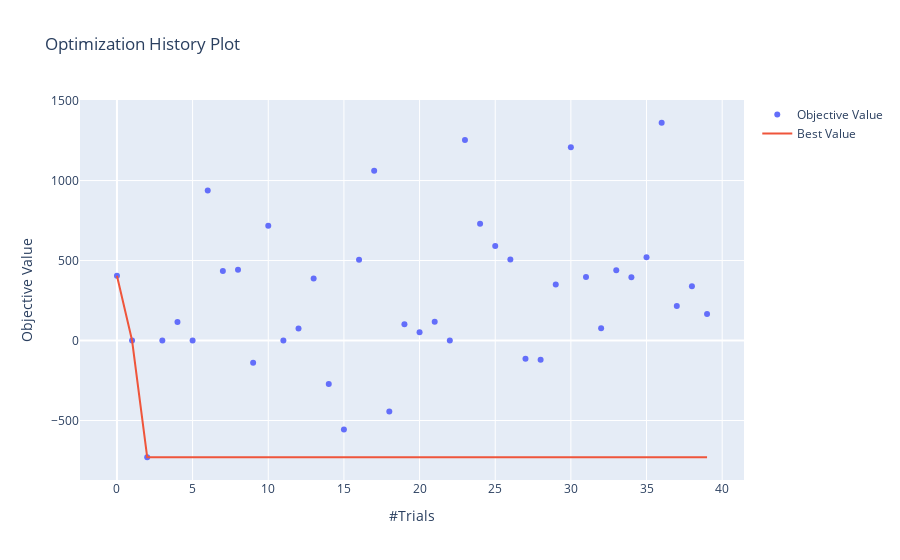

Write notebook code for a chart like this one.
### Code cell
optuna.visualization.plot_optimization_history(study_ppo2_lstm_test)

### Figure 1 — Plotly figure (JSON) as saved in the notebook; plotly's stock layout.template omitted (floating-point values rounded to 4 significant figures)
{"data": [{"mode": "markers", "name": "Objective Value", "type": "scatter", "x": [0, 1, 2, 3, 4, 5, 6, 7, 8, 9, 10, 11, 12, 13, 14, 15, 16, 17, 18, 19, 20, 21, 22, 23, 24, 25, 26, 27, 28, 29, 30, 31, 32, 33, 34, 35, 36, 37, 38, 39], "y": [405.1, 0, -729.6, 0, 115.6, 0, 938.3, 434.3, 442.5, -138.3, 717.1, 0, 74.92, 387.2, -272.3, -556.8, 505.5, 1061.0, -443.1, 101.1, 51.79, 117.2, 0, 1253.0, 729.5, 590.2, 506.7, -113.8, -120.0, 350.3, 1208.0, 397.7, 76.0, 439.6, 395.9, 520.5, 1361.0, 215.1, 339.3, 166.3]}, {"name": "Best Value", "type": "scatter", "x": [0, 1, 2, 3, 4, 5, 6, 7, 8, 9, 10, 11, 12, 13, 14, 15, 16, 17, 18, 19, 20, 21, 22, 23, 24, 25, 26, 27, 28, 29, 30, 31, 32, 33, 34, 35, 36, 37, 38, 39], "y": [405.1, 0, -729.6, -729.6, -729.6, -729.6, -729.6, -729.6, -729.6, -729.6, -729.6, -729.6, -729.6, -729.6, -729.6, -729.6, -729.6, -729.6, -729.6, -729.6, -729.6, -729.6, -729.6, -729.6, -729.6, -729.6, -729.6, -729.6, -729.6, -729.6, -729.6, -729.6, -729.6, -729.6, -729.6, -729.6, -729.6, -729.6, -729.6, -729.6]}], "layout": {"title": {"text": "Optimization History Plot"}, "xaxis": {"title": {"text": "#Trials"}}, "yaxis": {"title": {"text": "Objective Value"}}}}
